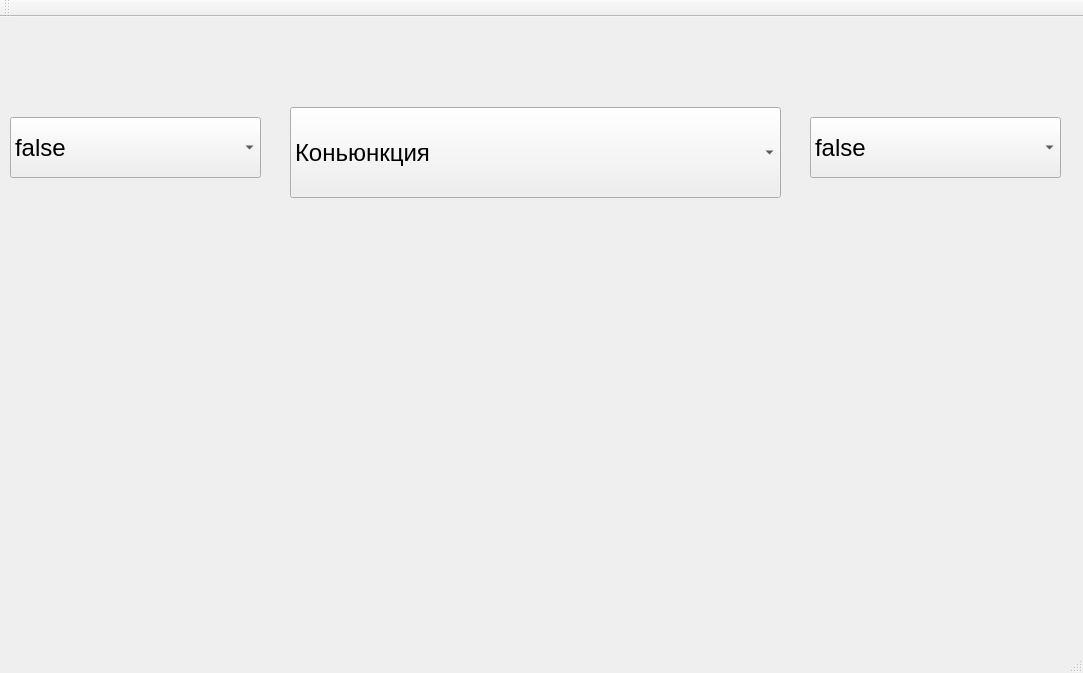
<?xml version="1.0" encoding="UTF-8"?>
<ui version="4.0">
 <class>MainWindow</class>
 <widget class="QMainWindow" name="MainWindow">
  <property name="geometry">
   <rect>
    <x>0</x>
    <y>0</y>
    <width>1083</width>
    <height>673</height>
   </rect>
  </property>
  <property name="font">
   <font>
    <pointsize>18</pointsize>
   </font>
  </property>
  <property name="windowTitle">
   <string>MainWindow</string>
  </property>
  <widget class="QWidget" name="centralWidget">
   <widget class="QComboBox" name="CB_op1">
    <property name="geometry">
     <rect>
      <x>10</x>
      <y>100</y>
      <width>251</width>
      <height>61</height>
     </rect>
    </property>
    <item>
     <property name="text">
      <string>false</string>
     </property>
    </item>
    <item>
     <property name="text">
      <string>true</string>
     </property>
    </item>
   </widget>
   <widget class="QComboBox" name="CB_res">
    <property name="geometry">
     <rect>
      <x>290</x>
      <y>90</y>
      <width>491</width>
      <height>91</height>
     </rect>
    </property>
    <property name="font">
     <font>
      <pointsize>18</pointsize>
     </font>
    </property>
    <item>
     <property name="text">
      <string>Коньюнкция</string>
     </property>
    </item>
    <item>
     <property name="text">
      <string>Дизъюнкция</string>
     </property>
    </item>
    <item>
     <property name="text">
      <string>Импликация</string>
     </property>
    </item>
    <item>
     <property name="text">
      <string>Строгая дизъюнкция</string>
     </property>
    </item>
    <item>
     <property name="text">
      <string>Эквивалентность</string>
     </property>
    </item>
    <item>
     <property name="text">
      <string>Отрицание</string>
     </property>
    </item>
   </widget>
   <widget class="QComboBox" name="CB_op2">
    <property name="geometry">
     <rect>
      <x>810</x>
      <y>100</y>
      <width>251</width>
      <height>61</height>
     </rect>
    </property>
    <item>
     <property name="text">
      <string>false</string>
     </property>
    </item>
    <item>
     <property name="text">
      <string>true</string>
     </property>
    </item>
   </widget>
  </widget>
  <widget class="QMenuBar" name="menuBar">
   <property name="geometry">
    <rect>
     <x>0</x>
     <y>0</y>
     <width>1083</width>
     <height>38</height>
    </rect>
   </property>
  </widget>
  <widget class="QToolBar" name="mainToolBar">
   <attribute name="toolBarArea">
    <enum>TopToolBarArea</enum>
   </attribute>
   <attribute name="toolBarBreak">
    <bool>false</bool>
   </attribute>
  </widget>
  <widget class="QStatusBar" name="statusBar"/>
 </widget>
 <layoutdefault spacing="6" margin="11"/>
 <resources/>
 <connections/>
</ui>
